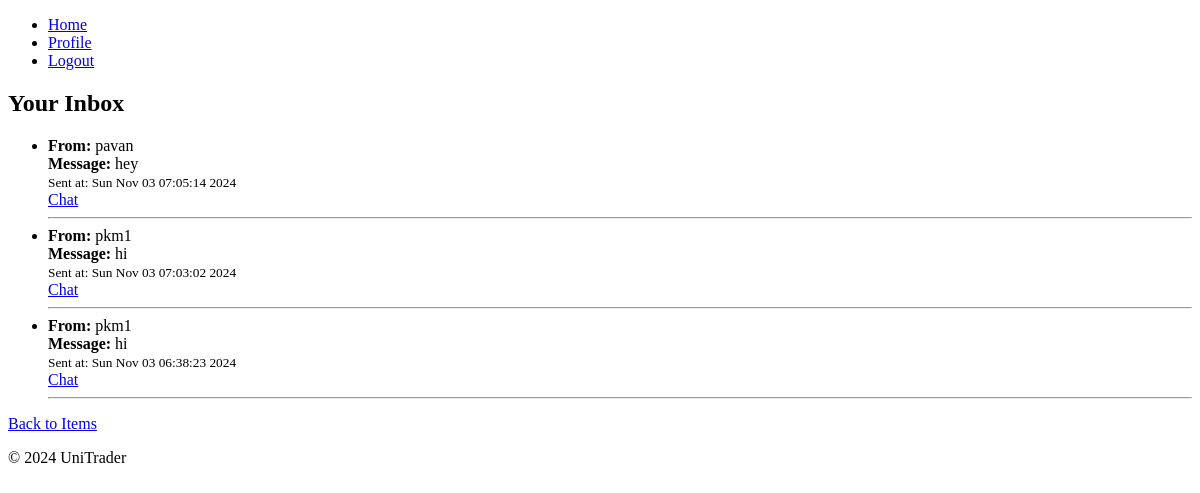
Page /inbox/ (signed in) on the earlier database version.
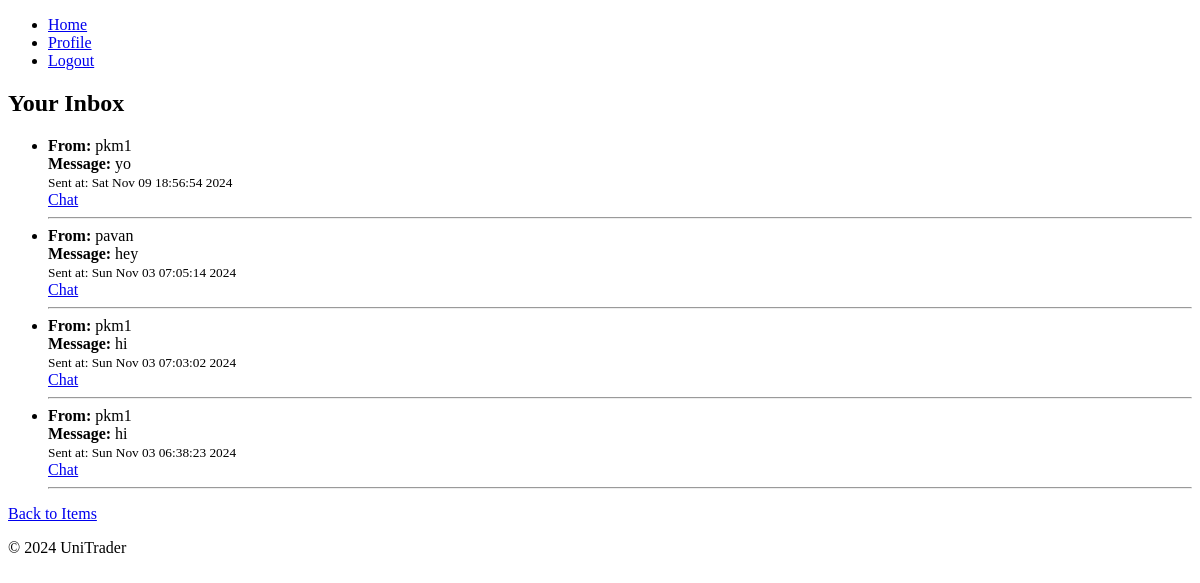
Same page on the later database version.
### unitrader/models.py (models this page shows, shortened)
class Message(models.Model):
    sender = models.ForeignKey(User, related_name='sent_messages', on_delete=models.CASCADE)
    recipient = models.ForeignKey(User, related_name='received_messages', on_delete=models.CASCADE)
    content = models.TextField()
    timestamp = models.DateTimeField(auto_now_add=True)
    is_read = models.BooleanField(default=False)  # To track read/unread status

### unitrader/views.py (the view)
# urls.py: path('inbox/', views.inbox, name='inbox'),
def inbox(request):
    messages = Message.objects.filter(recipient=request.user).order_by("-timestamp")
    for message in messages:
        message.is_read = True  # Mark message as read
        message.save()
    return render(
        request,
        "unitrader/inbox.html",
        {
            "messages": messages,
        },
    )

### templates/unitrader/inbox.html
{% extends "unitrader/base.html" %}
{% block content %}
<h2>Your Inbox</h2>
{% if messages %}
    <ul>
    {% for message in messages %}
        <li>
            <strong>From:</strong> {{ message.sender.username }} <br>
            <strong>Message:</strong> {{ message.content }} <br>
            <small>Sent at: {{ message.timestamp|date:"D M d H:i:s Y" }}</small>
            <br>
            <a href="{% url 'chat_with_seller' message.sender.id %}">Chat</a>
            <hr>
        </li>
    {% endfor %}
    </ul>
{% else %}
    <p>You have no messages.</p>
{% endif %}
<a href="{% url 'buy_items' %}">Back to Items</a>
{% endblock %}

Differences in the rows shown:
added Message: sender.username "pkm1", content "yo", timestamp "Sat Nov 09 18:56:54 2024"
